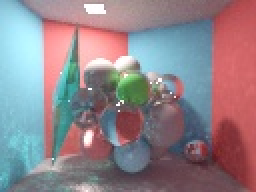
#> input picture figures2/c1b_jpg2/c1b_ref.jpg, 128 x 96 px (shown 2 times larger)
$ jupyter execute --allow-errors compare.ipynb
#> lines starting #> are read from the running program, lines starting #| are printed output that depends on the picture; long printed decimals are rounded
[cell 1]
# 必要ライブラリのインストール
from PIL import Image
import numpy as np

[cell 2]
def myssim(x, y):
    l = len(x)
    mu_x = np.average(x)
    mu_y = np.average(y)
    sigma_x = np.std(x)
    sigma_y = np.std(y)
    cov_xy = np.cov(x, y)[0][1] * (l - 1) / l
    C1 = (0.01 * 255) * (0.01 * 255)
    C2 = (0.03 * 255) * (0.03 * 255)
    P = (2 * mu_x * mu_y + C1) * (2 * cov_xy + C2)
    Q = (mu_x * mu_x + mu_y * mu_y + C1) * (sigma_x * sigma_x + sigma_y * sigma_y + C2)
    return P / Q

[cell 3]
def MSE(x, y):
    l = len(x)
    sum = 0.0
    for i in range(l):
        diff = float(x[i]) - float(y[i])
        sum += (diff * diff)
    return sum / l

[cell 4]
img1 = Image.open('c1b_jpg2/c1b_ref.jpg')
#> img1 is the input picture: PIL image 128x96 RGB; mean R, G, B 144.5, 131.2, 138.1
img2 = Image.open('c1b_jpg2/c1b_8.jpg')
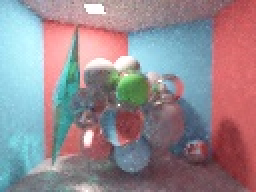
#> input picture figures2/c1b_jpg2/c1b_8.jpg, 128 x 96 px (shown 2 times larger)
#> img2 is the input picture: PIL image 128x96 RGB; mean R, G, B 149.7, 136.2, 143.1
color = ['(Red):   ', '(Green): ', '(Blue):  ', '(Gray):  ']
ssim_arr = [0.0] * 4
mse_arr = [0.0] * 4

for i in range(3):
    img1_arr = np.array(img1)[:, :, i].reshape(-1)
    img2_arr = np.array(img2)[:, :, i].reshape(-1)
    ssim_arr[i] = myssim(img1_arr, img2_arr)
    mse_arr[i] = MSE(img1_arr, img2_arr)
#> this loop made 3 passes
#> (mu_x in myssim, mu_y in myssim, sigma_x in myssim, sigma_y in myssim, cov_xy in myssim, P in myssim, Q in myssim) on passes 1 to 3: (144.5, 149.7, 48.75, 49.05, 2361.8, 206986396.8, 209679507.3), (131.2, 136.2, 50.18, 51.22, 2543, 183883581, 185992517.9), (138.1, 143.1, 53.31, 53.94, 2846, 227313813.4, 229779832.2)
#> after the loop, mse_arr = [86.12, 80.49, 83.2, 0]; ssim_arr = [0.987, 0.989, 0.989, 0]

img1_gray = img1.convert('L')
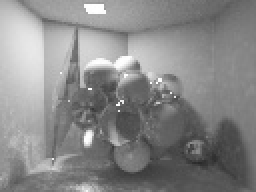
#> img1_gray: PIL image 128x96 L (shown 2 times larger); min 41, max 255, mean 136
img2_gray = img2.convert('L')
img1_gray_arr = np.array(img1_gray).reshape(-1)
#> img1_gray_arr = 12288 values, max 255 at index 428, min 41 at index 10467, mean 136
img2_gray_arr = np.array(img2_gray).reshape(-1)
#> img2_gray_arr = 12288 values, max 255 at index 306, min 45 at index 10466, mean 141
ssim_arr[3] = myssim(img1_gray_arr, img2_gray_arr)
mse_arr[3] = MSE(img1_gray_arr, img2_gray_arr)

for i in range(4):
    print('SSIM ' + color[i] + str(ssim_arr[i]))
#> this loop made 4 passes
#| SSIM (Red):   0.9872
#| SSIM (Green): 0.9887
#| SSIM (Blue):  0.9893
#| SSIM (Gray):  0.9855

for i in range(4):
    print('MSE ' + color[i] + str(mse_arr[i]))

print(str(mse_arr[0]) + '\t' + str(mse_arr[1]) + '\t' + str(mse_arr[2]) + '\t' + str(mse_arr[3]))
#| 86.125	80.490	83.202	76.779

[cell 5]
from PIL import Image
import os

folder_name = "wc"
os.makedirs(folder_name + "_jpg", exist_ok=True) # ①
#> (the rest of this cell did not finish here and is left out)

[cell 6]
from PIL import Image
import os

folder_name = "c1b"
os.makedirs(folder_name + "_jpg2", exist_ok=True) # ①
#> (the rest of this cell did not finish here and is left out)

#> (a cell that did not finish here is left out)

[cell 8]
a = np.matrix([[0.299, 0.587, 0.114],
               [-0.168736, -0.331264, 0.5],
               [0.5, -0.411688, -0.081312]])
#> a = [[0.299, 0.587, 0.114], [-0.169, -0.331, 0.5], [0.5, -0.412, -0.0813]]

[cell 9]
np.linalg.inv(a)
#> Out = [[0.99, 0.00339, 1.41], [1.01, -0.346, -0.718], [1, 1.77, 4.08e-07]]
